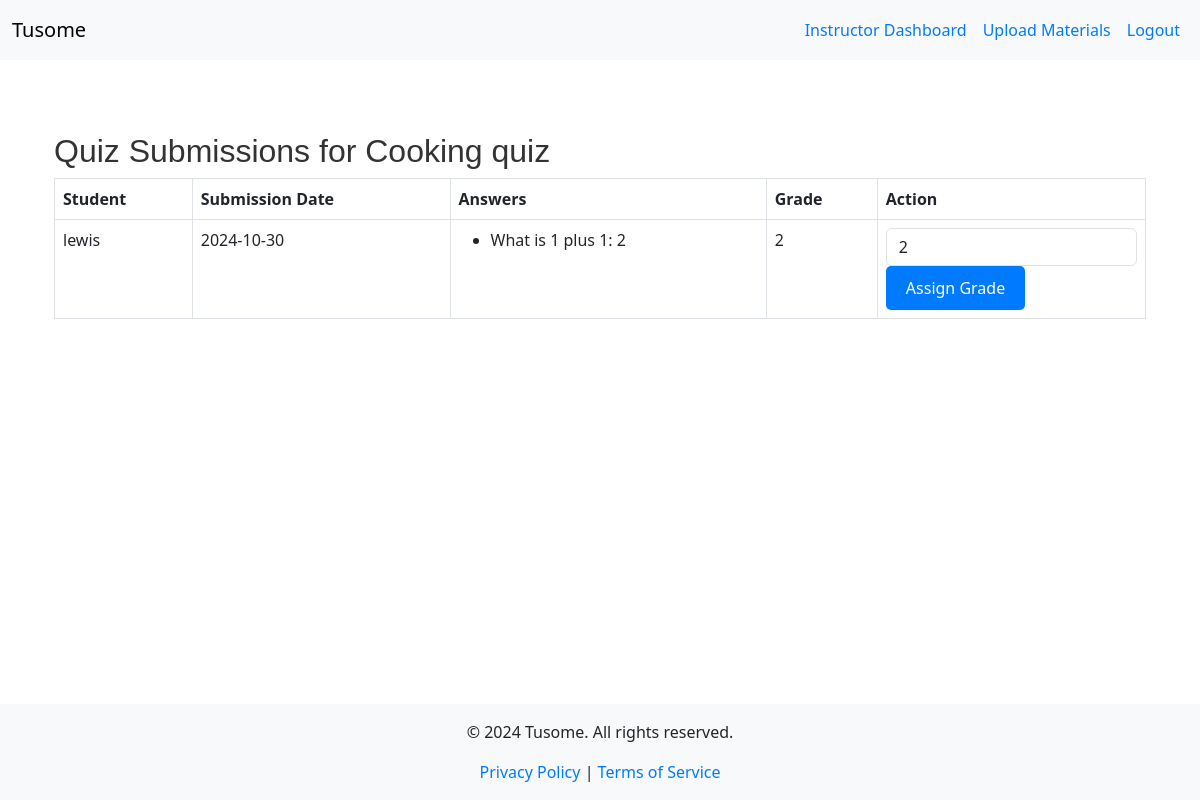
Before: /instructor/view_submissions/1/1 (signed in) with the older database file.
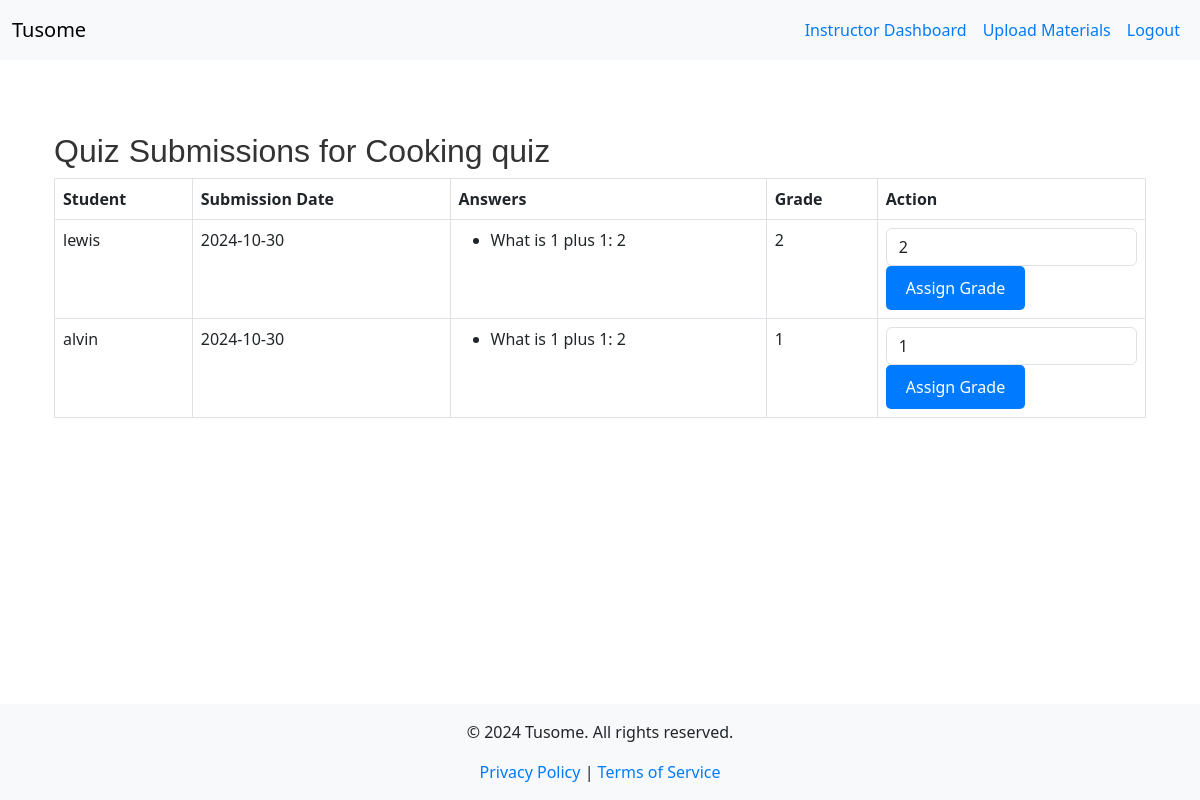
After: the same page with the newer database file.
### models.py (models this page shows, shortened)
class Quiz(db.Model):
    id = db.Column(db.Integer, primary_key=True)
    course_id = db.Column(db.Integer, db.ForeignKey('course.id'), nullable=False)
    title = db.Column(db.String(200), nullable=False)
    status = db.Column(db.String(20), nullable=False)
    course = db.relationship('Course', back_populates='quizzes')
    questions = db.relationship('Question', back_populates='quiz', lazy=True)
    quiz_submissions = db.relationship('QuizSubmission', back_populates='quiz', lazy=True)

class User(UserMixin, db.Model):
    id = db.Column(db.Integer, primary_key=True)
    username = db.Column(db.String(150), unique=True, nullable=False)
    password = db.Column(db.String(150), nullable=False)
    role = db.Column(db.Enum(RoleEnum), nullable=False)  # Using Enum for roles
    instructor = db.relationship('Instructor', back_populates='user', uselist=False)
    student = db.relationship('Student', back_populates='user', uselist=False)

class QuizSubmission(db.Model):
    id = db.Column(db.Integer, primary_key=True)
    student_id = db.Column(db.Integer, db.ForeignKey('student.id'), nullable=False)
    quiz_id = db.Column(db.Integer, db.ForeignKey('quiz.id'), nullable=False)
    question_id = db.Column(db.Integer, db.ForeignKey('question.id'), nullable=False)
    selected_answer = db.Column(db.String(200), nullable=False)
    submission_date = db.Column(db.DateTime, default=datetime.utcnow)
    grade = db.Column(db.String(10))
    student = db.relationship('Student', back_populates='quiz_submissions')
    quiz = db.relationship('Quiz', back_populates='quiz_submissions')
    question = db.relationship('Question', back_populates='quiz_submissions')

class Question(db.Model):
    id = db.Column(db.Integer, primary_key=True)
    question_text = db.Column(db.Text, nullable=False)
    correct_answer = db.Column(db.String(200), nullable=False)
    quiz_id = db.Column(db.Integer, db.ForeignKey('quiz.id'), nullable=False)
    quiz = db.relationship('Quiz', back_populates='questions')
    quiz_submissions = db.relationship('QuizSubmission', back_populates='question', lazy=True)

### app.py (the view)
@app.route('/instructor/view_submissions/<int:course_id>/<int:quiz_id>', methods=['GET'])
@login_required
def view_submissions(course_id, quiz_id):
    if current_user.role != RoleEnum.INSTRUCTOR:
        flash('You are not authorized to access this page.')
        return redirect(url_for('index'))
    quiz = Quiz.query.get_or_404(quiz_id)
    submissions = QuizSubmission.query.filter_by(quiz_id=quiz_id).all()
    grouped_submissions = defaultdict(list)
    for submission in submissions:
        grouped_submissions[submission.student_id].append(submission)
    return render_template('view_submissions.html', quiz=quiz, grouped_submissions=grouped_submissions)

### app.py (called while the page is built)
@app.context_processor
def inject_current_year():
    return {'current_year': datetime.utcnow().year}

@login_manager.user_loader
def load_user(user_id):
    return User.query.get(int(user_id))

@app.context_processor
def inject_roleenum():
    return dict(RoleEnum=RoleEnum)

### templates/view_submissions.html (shortened to what this page needs)
{% extends "base.html" %}
{% block content %}
<div class="container mt-5">
    <h2>Quiz Submissions for {{ quiz.title }}</h2>
    <table class="table table-bordered">
        <thead>
            <tr>
                <th>Student</th>
                <th>Submission Date</th>
                <th>Answers</th>
                <th>Grade</th>
                <th>Action</th>
            </tr>
        </thead>
        <tbody>
            {% for student_id, student_submissions in grouped_submissions.items() %}
            <tr>
                <td>{{ student_submissions[0].student.user.username }}</td>
                <td>{{ student_submissions[0].submission_date.strftime('%Y-%m-%d') }}</td>
                <td>
                    <ul>
                        {% for submission in student_submissions %}
                        <li>{{ submission.question.question_text }}: {{ submission.selected_answer }}</li>
                        {% endfor %}
                    </ul>
                </td>
                <td>
                    {% if student_submissions[0].grade is not none %}
                        {{ student_submissions[0].grade }}
                    {% else %}
                        Ungraded
                    {% endif %}
                </td>
                <td>
                    <form method="POST" action="{{ url_for('grade_submission', submission_id=student_submissions[0].id) }}">
                        <div class="form-group">
                            <input type="number" name="grade" class="form-control" min="0" max="100" value="{{ student_submissions[0].grade }}">
                        </div>
                        <button type="submit" class="btn btn-success">Assign Grade</button>
                    </form>
                </td>
            </tr>
            {% endfor %}
        </tbody>
    </table>
</div>
{% endblock %}

### templates/base.html (shortened to what this page needs)
<!DOCTYPE html>
<html lang="en">
<head>
    <link href="https://cdn.jsdelivr.net/npm/bootstrap@5.3.0/dist/css/bootstrap.min.css" rel="stylesheet">
    <link rel="stylesheet" href="{{ url_for('static', filename='css/style.css') }}">
</head>
<body>
    <div id="wrapper" class="d-flex flex-column min-vh-100">
        <nav class="navbar navbar-expand-lg navbar-light bg-light">
          <div class="container-fluid">
            <a class="navbar-brand" href="{{ url_for('index') }}">Tusome</a>
            <div class="collapse navbar-collapse" id="navbarNav">
              <ul class="navbar-nav ms-auto">
                {% if current_user.is_authenticated %}
                  {% if current_user.role == RoleEnum.ADMIN %}
                    <li class="nav-item">
                      <a class="nav-link" href="{{ url_for('admin_dashboard') }}">Admin Dashboard</a>
                    </li>
                    <li class="nav-item">
                      <a class="nav-link" href="{{ url_for('manage_users') }}">Manage Users</a>
                    </li>
                  {% elif current_user.role == RoleEnum.INSTRUCTOR %}
                    <li class="nav-item">
                      <a class="nav-link" href="{{ url_for('instructor_dashboard') }}">Instructor Dashboard</a>
                    </li>
                    <li class="nav-item">
                      <a class="nav-link" href="{{ url_for('upload_material') }}">Upload Materials</a>
                    </li>
                  {% endif %}
                  <li class="nav-item">
                    <a class="nav-link" href="{{ url_for('logout') }}">Logout</a>
                  </li>
                {% endif %}
              </ul>
            </div>
          </div>
        </nav>
        <div class="container mt-4" id="content">
          {% block content %}{% endblock %}
        </div>
        <footer class="bg-light text-center">
          <div class="container">
            <p>&copy; {{ current_year }} Tusome. All rights reserved.</p>
            <a href="{{ url_for('privacy_policy') }}">Privacy Policy</a> |
            <a href="{{ url_for('terms_of_service') }}">Terms of Service</a>
          </div>
        </footer>
    </div>
</body>
</html>

### static/css/style.css (style rules this page uses)
.btn { padding: 10px 20px; border: none; border-radius: 5px; color: white; background-color: #007BFF; text-decoration: none; display: inline-block; transition: background-color 0.3s; }
h1, h2, h3 { color: #333; font-family: 'Arial', sans-serif; }
a { color: #007BFF; text-decoration: none; }
.nav-link { padding: 10px; color: #007BFF; transition: color 0.3s; }
html, body { height: 100%; margin: 0; }
body { display: flex; flex-direction: column; }
#wrapper { display: flex; flex-direction: column; min-height: 100vh; }
#content { flex: 1; }
footer { background-color: #f8f9fa; padding: 1rem 0; }

### templates/base.html (style rules this page uses)
html, body { height: 100%; margin: 0; }
body { display: flex; flex-direction: column; }
#content { flex: 1; }
footer { background-color: #f8f9fa; padding: 1rem 0; }

Changed rows visible on the page:
now on this page (row unchanged): User: username "alvin"
added QuizSubmission: submission_date "2024-10-30", question.question_text "What is 1 plus 1", selected_answer "2", grade "1", grade "1", shown under "alvin"
Other visible differences:
new list line: "Assign Grade"
